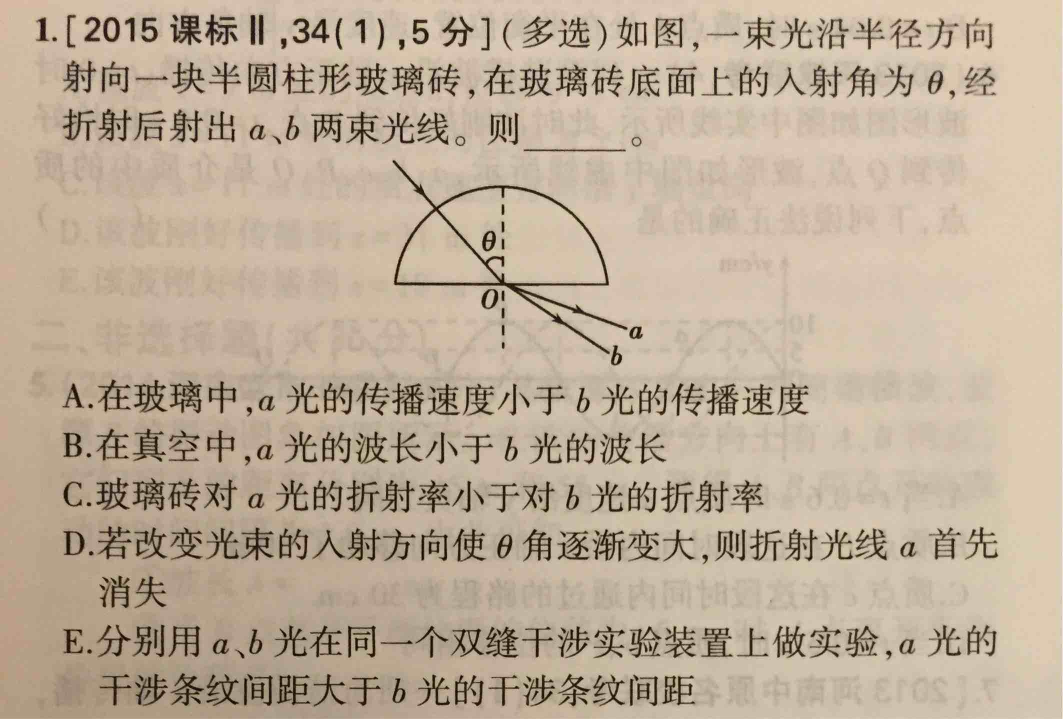
#> input picture samples/物理-光学/1.jpg, 2126 x 1438 px (shown at 1/2 size)
$ python -i words.py   (imports and definitions only)   (Python 2 division)   (older library calls are emulated)
#> lines starting #> are read from the running program, lines starting #| are printed output that depends on the picture
# coding=utf-8
from scipy import signal, ndimage
import cv2
import math
import numpy
from scipy.ndimage import measurements, filters
from skimage.feature import hog
from skimage.filters import threshold_adaptive
from PIL import Image
from matplotlib.pyplot import *

def get_features_from_image(src, maxW=4.):
    '''
    :param src:
    :param maxW: 截取特征的最大宽度（以高度的倍数为单位，3倍差不多是3个字的宽度）
    :return:
    '''
    res = []

    lines = get_text_lines_from_image(src)

    # [10 lines of commented-out code are left out]


    for lineData in lines:
        words = numpy.array(separate_words_from_image(lineData))
        averageH = numpy.average(words[:, 3]);

        for i in range(0, len(words)):
            startX, startY, startW, startH = words[i]
            passed = 0
            pos = i
            clipTp = startY
            clipBt = startY + startH
            while (len == 0 or passed + startW < averageH * maxW) and pos < len(words):
                x, y, w, h = words[pos]
                clipLt = startX
                clipRt = x + w
                clipBt = max(y + h, clipBt)
                clipTp = min(y, clipTp)

                data = lineData[clipTp:clipBt, clipLt:clipRt]
                #
                # data2 = Image.fromarray(data).resize((64,32),Image.BILINEAR)

                # data = skeletonize(data/255)*255
                # data = zhangSuen(data/255)*255
                # 删除连续的空白列
                data = erase_black(data)
                data = Image.fromarray(data).resize((96, 32), Image.BILINEAR)
                # data = numpy.array(data)
                # data = skeletonize(data/255)*255

                '''data = cv2.bitwise_not(numpy.array(data))
                data = threshold_adaptive(data, 40, offset=10)
                data = numpy.array(data,'uint8')*255
                data = cv2.bitwise_not(data)
                #data, distance = medial_axis(data, return_distance=True)
                data = skeletonize(data/255)*255
                data = Image.fromarray(data)'''
                # [7 lines of commented-out code are left out]

                '''figure()
                gray()
                imshow(data)
                show()'''

                # data = numpy.array(data,'uint8').tolist()
                # data = scaler.fit_transform(data)
                res.append(data);

                passed += w
                pos += 1
    '''figure()
    gray()
    for i in range(0,min(200,len(res))):
            if i>=20:
                break
            subplot(20,20,i+1)
            axis('off')
            img = res[i]
            img = numpy.array(img)
            imshow(img)
    show()'''
    return res


def get_text_lines_from_image(src):
    '''
    将图片按文本单行切割
    :param src:
    :return:图片数组
    '''
    # 调整大小
    src = adjust_size(src)

    temp = src.copy()

    src = cv2.Canny(src, 100, 200)
    src, slope = adjust_slope(src)

    # [12 lines of commented-out code are left out]

    src = cv2.dilate(src, cv2.getStructuringElement(cv2.MORPH_RECT, (40, 3)))
    #subplot(323)
    #title('Step 2 - dilate(40, 3)')
    #imshow(src1)
    src = cv2.erode(src, cv2.getStructuringElement(cv2.MORPH_RECT, (40, 3)))
    #subplot(324)
    #title('Step 3 - erode(40, 3)')
    #imshow(src2)
    src = cv2.erode(src, cv2.getStructuringElement(cv2.MORPH_RECT, (5, 5)))
    #subplot(325)
    #title('Step 4 - dilate(5, 5)')
    #imshow(src3)
    src = cv2.dilate(src, cv2.getStructuringElement(cv2.MORPH_RECT, (6, 5)))
    #subplot(326)
    #title('Step 5 - dilate(6, 5)')
    #imshow(src4)

    src = 1 * (src > 64)
    labels_open, nbr_objects_open = measurements.label(src)

    # 调整水平
    block_size = 41
    temp = threshold_adaptive(temp, block_size, offset=10)
    temp = numpy.array(temp, 'uint8') * 255
    #反转颜色(黑白)
    temp = cv2.bitwise_not(temp)

    # [5 lines of commented-out code are left out]


    if slope != 0:
        temp = ndimage.rotate(temp, slope)
        # 旋转后像素会平滑，重新二值化
        temp = cv2.bitwise_not(temp)
        temp = threshold_adaptive(temp, block_size, offset=20)
        temp = numpy.array(temp, 'uint8') * 255
        temp = cv2.bitwise_not(temp)

        # [4 lines of commented-out code are left out]
    lines = [];


    # image = numpy.zeros(numpy.array(src).shape)
    count = 0
    for i in range(1, nbr_objects_open + 1):

        test = temp.copy()
        test[labels_open != i] = 0
        box = bounding_box(test)
        x, y, w, h = box
        if h < 10 or w < 3:
            continue;
        # 忽略靠近上下边的区域
        '''if y<2:
            continue
        if y+h> len(temp)-2:
            continue'''
        data = test[y:y + h, x:x + w]
        lines.append(data)

        copy = src.copy() * 255.
        copy[labels_open != i] = 0
        box = bounding_box(copy)
        x, y, w, h = box

        # 真对 E 形的图像（上下两行或者多行间，有连接），先做侵蚀，在膨胀，可以遍分割为多个区域
        toerode = w / 3
        if toerode <= 1:
            continue

        copy = cv2.erode(copy, cv2.getStructuringElement(cv2.MORPH_RECT, (toerode, 1)))
        copy = cv2.dilate(copy, cv2.getStructuringElement(cv2.MORPH_RECT, (toerode, 1)))
        copy = 1 * (copy > 128)

        sub_labels_open, sub_nbr_objects_open = measurements.label(copy)
        if (sub_nbr_objects_open > 1):
            for i in range(1, sub_nbr_objects_open + 1):
                test = temp.copy()
                test[sub_labels_open != i] = 0
                box = bounding_box(test)
                # count+=1
                # image[sub_labels_open == i] = count
                x, y, w, h = box
                if h < 10 or w < 3:
                    continue;
                # 忽略靠近上下边的区域
                if y < 2:
                    continue
                if y + h > len(temp) - 2:
                    continue

                data = test[y:y + h, x:x + w]
                lines.append(data)

    return lines


# [121 lines left out: functions get_separaters_from_image, separate_words_from_image, erase_black, not called in this run]


def bounding_box(src):
    '''
    矩阵中非零元素的边框
    :param src:
    :return:
    '''
    B = numpy.argwhere(src)
    if B.size == 0:
        return [0, 0, 0, 0]
    (ystart, xstart), (ystop, xstop) = B.min(0), B.max(0) + 1

    return [xstart, ystart, xstop - xstart, ystop - ystart]


def get_lines_from_image(src):
    '''
    从图片中拟合直线
    :param src:
    :return:
    '''
    # srcArr = numpy.array(src, 'uint8')
    # srcArr,T = rof.denoise(srcArr, srcArr)
    dst = cv2.Canny(src, 50, 200)
    lines = cv2.HoughLinesP(dst, 2, math.pi / 180.0, 40, numpy.array([]), 50, 10)[0]
    if lines is None:
        return None
    res = []
    for line in lines:
        x = (line[2] - line[0])
        y = (line[3] - line[1])
        xy = (x ** 2. + y ** 2.) ** 0.5
        if 0 == xy:
            continue
        sin = y / xy
        angle = numpy.arcsin(sin) * 360. / 2. / numpy.pi

        res += [[line[0], line[1], line[2], line[3], 1, sin, angle]]

    return numpy.array(res)


# [14 lines left out: function show_lines_over_image, not called in this run]


def adjust_slope(src):
    """
    矫正图片角度
    :type src: numpy.array
    """
    h, w = src.shape[:2]
    lines = get_lines_from_image(src)

    if lines is None:
        return src, 0
    # [11 lines of commented-out code are left out]
    angle = numpy.median(lines[:, 6])
    if abs(angle) < 0.1:
        angle = 0
        dest = src
    else:
        dest = ndimage.rotate(src, angle)

    return dest, angle


def adjust_size(src):
    """
    矫正图片大小
    通过一张图片中拟合到的直线长度与图片长宽的比例，确定图片的大小是否合适
    :type src: numpy.array
    """
    for loop in range(0, 8):
        h, w = src.shape[:2]
        lines = get_lines_from_image(src)

        #show_lines_over_image(src, lines)
        if lines is None:
            return src
        # 左右最大间距
        left = lines[:, 0]
        left = sorted(left, reverse=False)
        cut = len(left) / 3 + 1
        left = numpy.median(numpy.array(left)[:cut])
        right = lines[:, 2]
        right = sorted(right, reverse=True)
        cut = len(right) / 3 + 1
        right = numpy.median(numpy.array(right)[:cut])
        maxlen = right - left
        # 平均宽度
        arvlen = []
        for line in lines:
            arvlen += [line[2] - line[0]]

        arvlen = numpy.median(arvlen)
        if maxlen > arvlen * 8:
            pil_im = Image.fromarray(numpy.uint8(src))
            src = numpy.array(pil_im.resize((int(w * 0.8), int(h * 0.8)), Image.BILINEAR))
        else:
            break
    return src


# [39 lines left out: functions visualization_features, show_image, not called in this run]

>>> import cv2
>>> picture = cv2.imread('samples/物理-光学/1.jpg')
#> picture is the input picture: shape (1438, 2126, 3); mean B, G, R 153.8, 173.8, 190.9
>>> result = get_features_from_image(picture)
#> the loop in adjust_size, `for loop in range(0, 8):` made 1 pass
#> (lines, left, right, maxlen) on pass 1: ([[2124, 1437, 2124, 0]], 2124, 2124, 0)
#> pass 1, in get_lines_from_image, `dst = cv2.Canny(src, 50, 200)`:
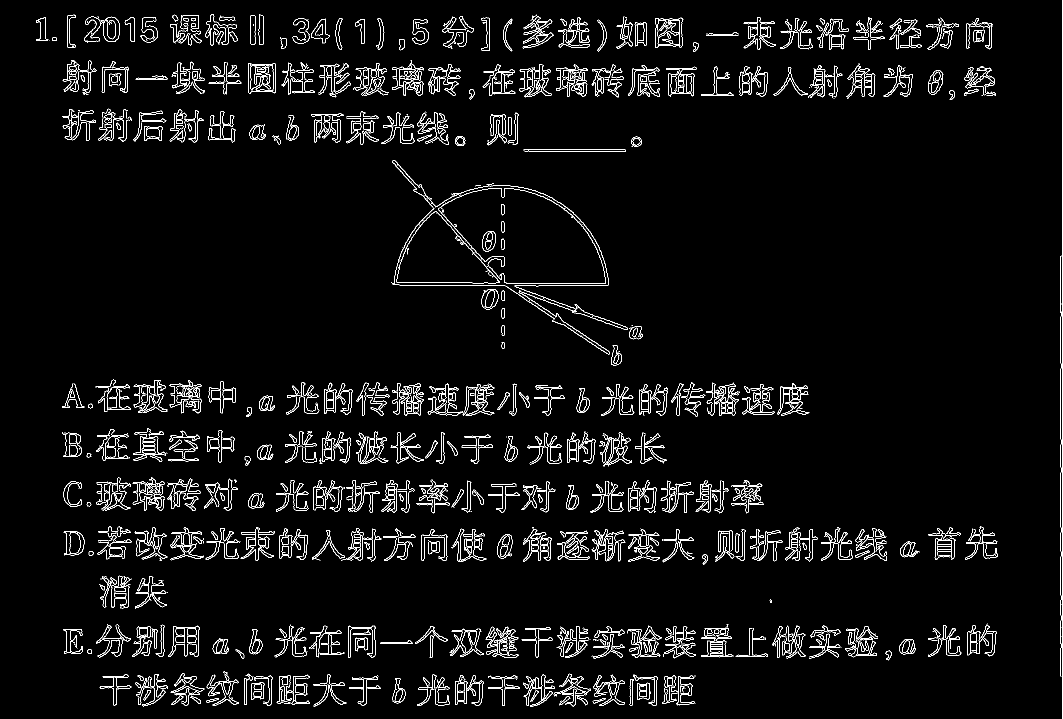
#> dst: shape (1438, 2126) (shown at 1/2 size); 3.8% white in thin lines or dots
#> in get_lines_from_image (call 2), `dst = cv2.Canny(src, 50, 200)`:
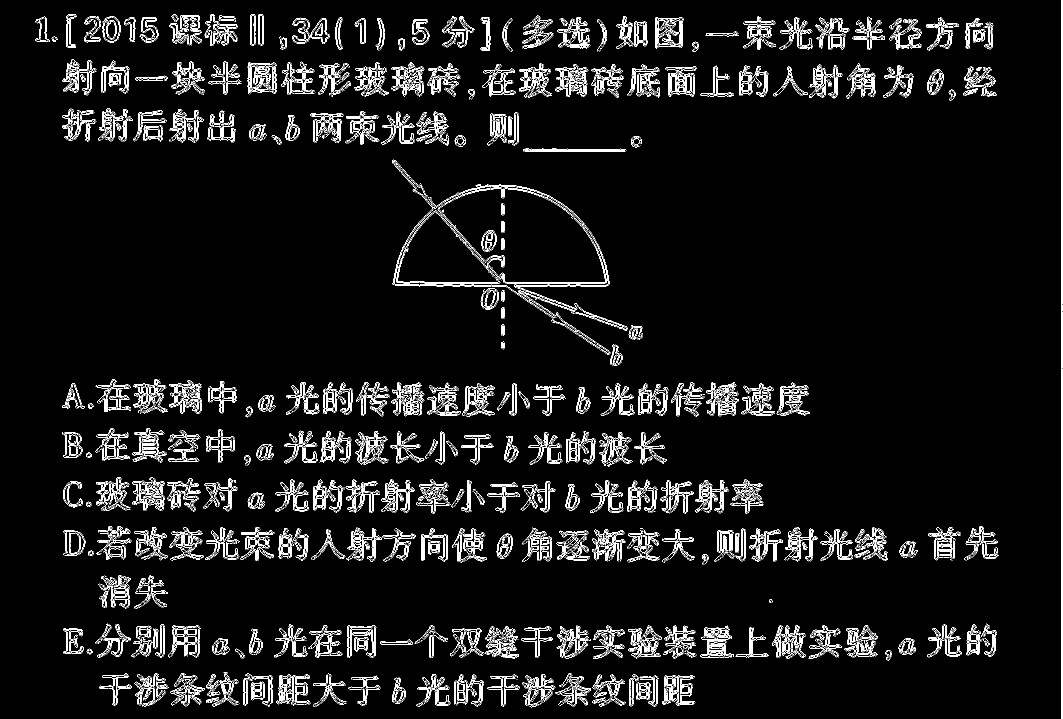
#> dst: shape (1438, 2126) (shown at 1/2 size); 5.1% white in thin lines or dots
#> in get_lines_from_image (call 2), `lines = cv2.HoughLinesP(dst, 2, math.pi / 180.0, 40, numpy.array([]), ..`: lines = [[2125, 1437, 2125, 0]]
#> the loop in get_lines_from_image (call 2), `for line in lines:` made 1 pass
#> (x, y, xy, sin, angle, res) on pass 1: (0, -1437, 1437, -1, -90, [[2125, 1437, 2125, 0, 1, -1, -90]])
#> in adjust_slope, `angle = numpy.median(lines[:, 6])`: angle = -90
#> in adjust_slope, `dest = ndimage.rotate(src, angle)`:
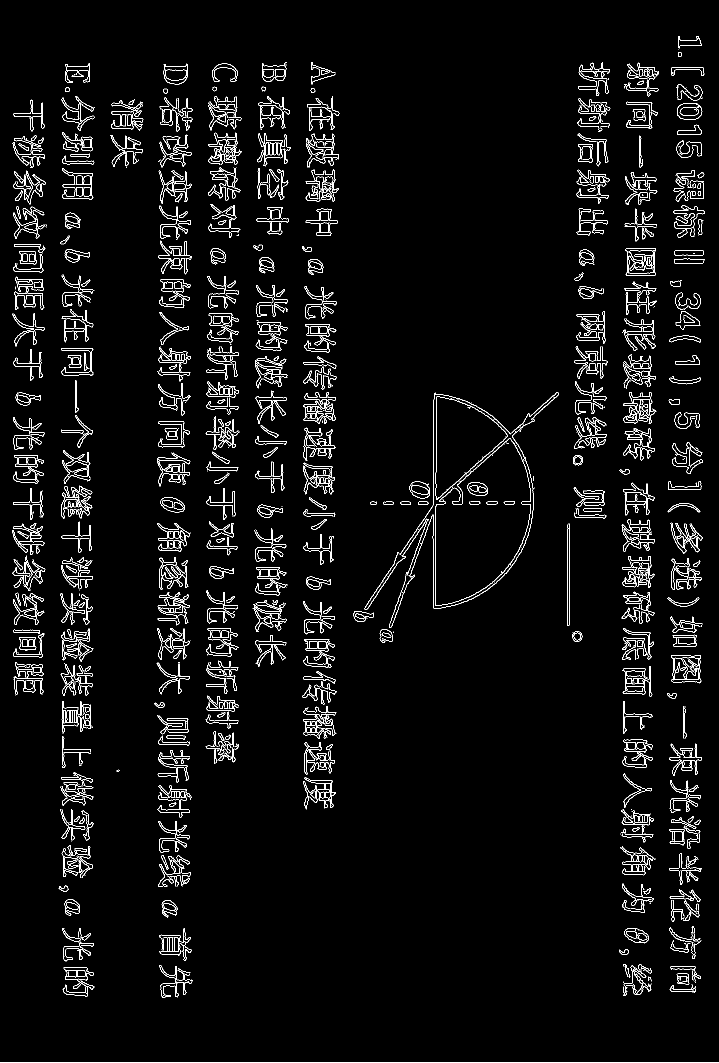
#> dest: shape (2126, 1438) (shown at 1/2 size); 3.7% white in thin lines or dots
#> in get_text_lines_from_image, `labels_open, nbr_objects_open = measurements.label(src)`:
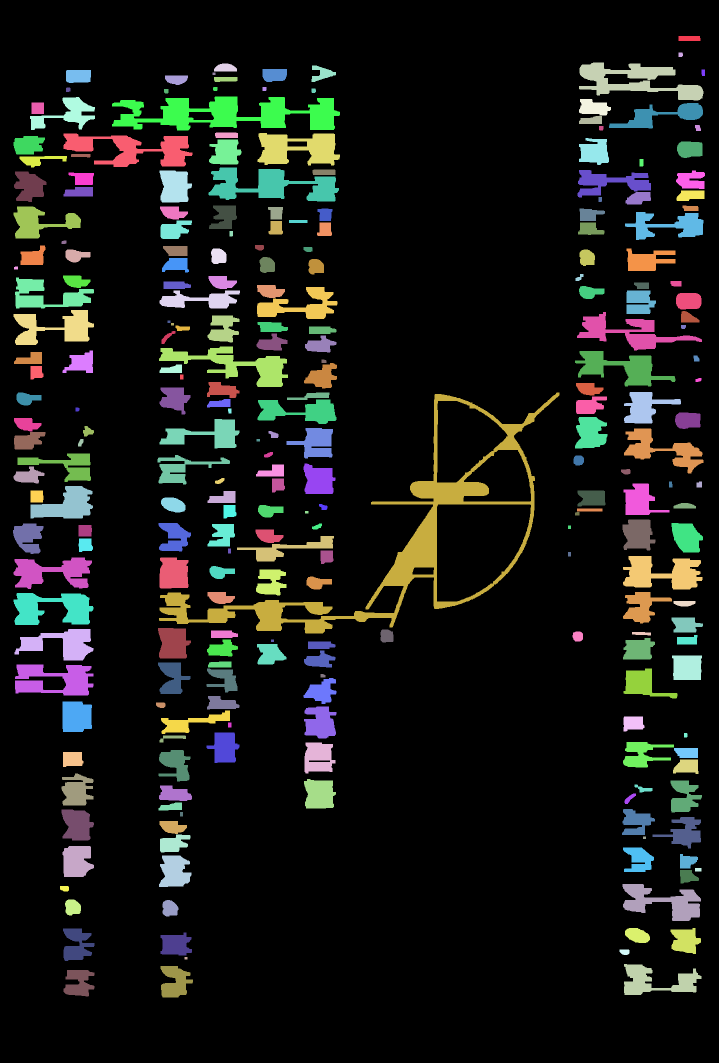
#> labels_open: shape (2126, 1438) int32 (shown at 1/2 size); 253 distinct labels, from 0 to 252; one colour per label, 0 black
#> in get_text_lines_from_image, `labels_open, nbr_objects_open = measurements.label(src)`: nbr_objects_open = 252
#> in get_text_lines_from_image, `temp = cv2.bitwise_not(temp)`:
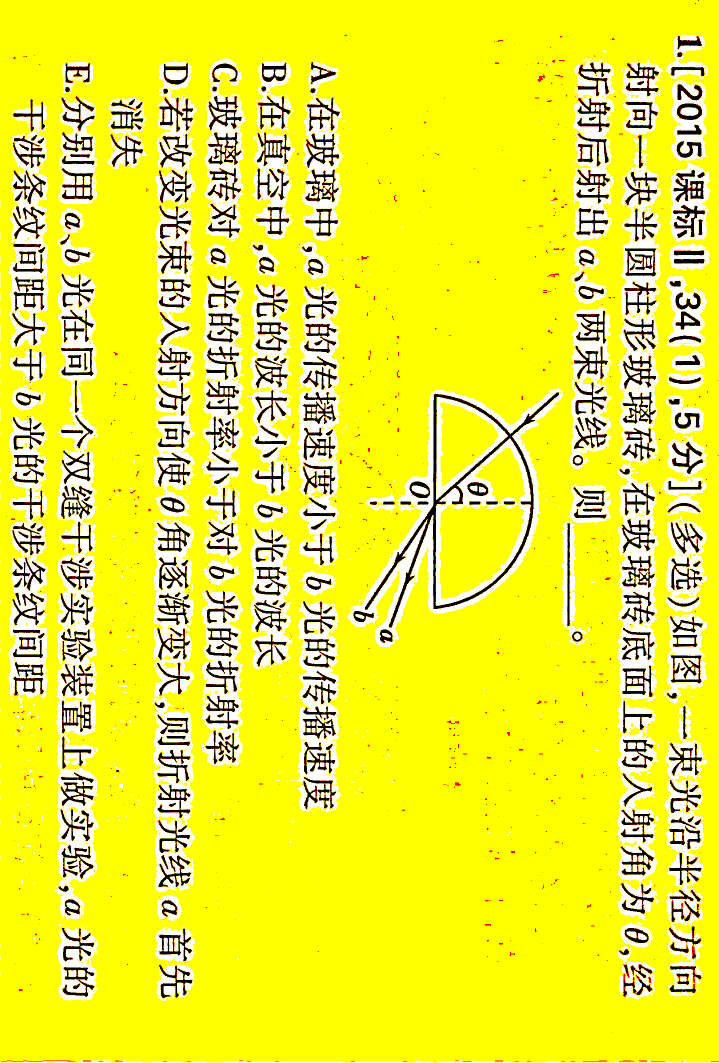
#> temp: shape (2126, 1438, 3) (shown at 1/2 size); mean B, G, R 49.7, 234.6, 237.4
#> after the loop in get_text_lines_from_image, `for i in range(1, nbr_objects_open + 1):`: lines = []
#> (the run stopped early here; a loop or call above may not have finished)

$ run again, on samples/物理-光学/10.jpg
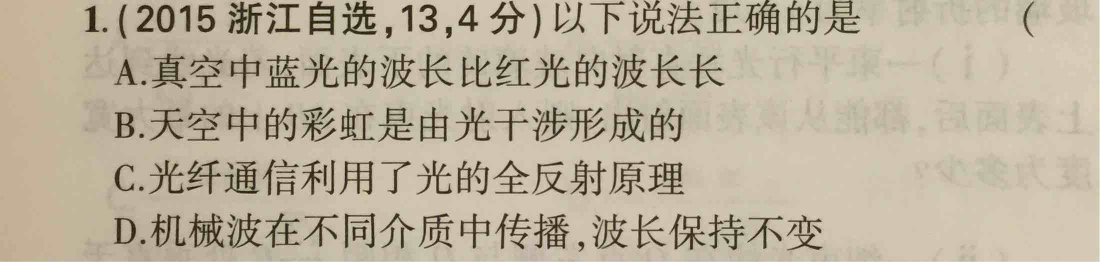
#> input picture samples/物理-光学/10.jpg, 2200 x 524 px (shown at 1/2 size)
#> picture is the input picture: shape (524, 2200, 3); mean B, G, R 156.3, 176.5, 188.1
#> the loop in adjust_size, `for loop in range(0, 8):` made 1 pass
#> (lines, left, right, maxlen) on pass 1: ([[468, 443, 599, 443]], 468, 599, 131)
#> pass 1, in get_lines_from_image, `dst = cv2.Canny(src, 50, 200)`:
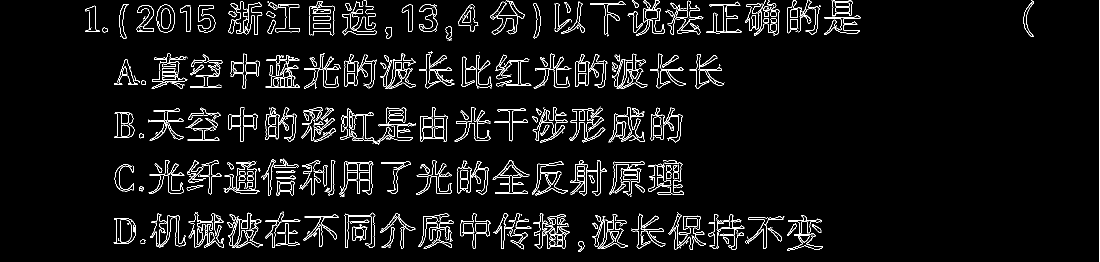
#> dst: shape (524, 2200) (shown at 1/2 size); 4.6% white in thin lines or dots
#> dst: shape (524, 2200); 6.3% white in thin lines or dots
#> the loop in get_lines_from_image (call 2), `for line in lines:` made 1 pass
#> (x, y, xy, sin, angle, res) on pass 1: (174, 0, 174, 0, 0, [[424, 444, 598, 444, 1, 0, 0]])
#> in adjust_slope, `angle = numpy.median(lines[:, 6])`: angle = 0
#> labels_open: shape (524, 2200) int32; 10 distinct labels, from 0 to 9
#> nbr_objects_open = 9
#> after the loop in get_text_lines_from_image, `for i in range(1, nbr_objects_open + 1):`:
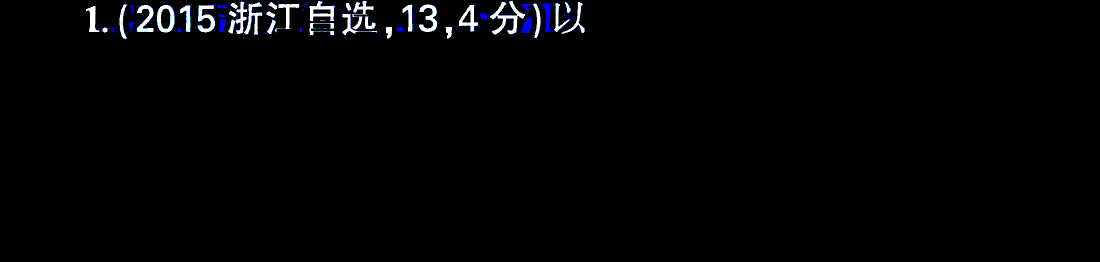
#> test: shape (524, 2200, 3) (shown at 1/2 size); mean B, G, R 4.4, 3.6, 3.4
#> after the loop in get_text_lines_from_image, `for i in range(1, nbr_objects_open + 1):`: lines = []
